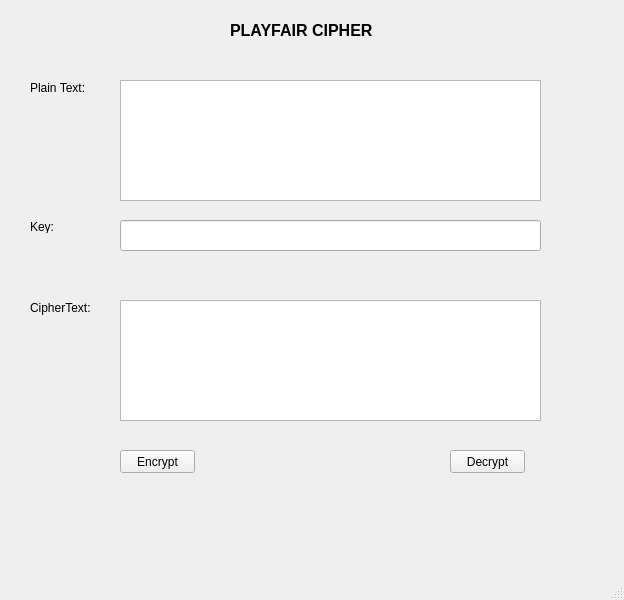
<?xml version="1.0" encoding="UTF-8"?>
<ui version="4.0">
 <class>MainWindow</class>
 <widget class="QMainWindow" name="MainWindow">
  <property name="geometry">
   <rect>
    <x>0</x>
    <y>0</y>
    <width>624</width>
    <height>600</height>
   </rect>
  </property>
  <property name="windowTitle">
   <string>MainWindow</string>
  </property>
  <widget class="QWidget" name="centralwidget">
   <widget class="QLabel" name="label">
    <property name="geometry">
     <rect>
      <x>230</x>
      <y>20</y>
      <width>171</width>
      <height>21</height>
     </rect>
    </property>
    <property name="font">
     <font>
      <pointsize>12</pointsize>
      <weight>75</weight>
      <bold>true</bold>
     </font>
    </property>
    <property name="text">
     <string>PLAYFAIR CIPHER</string>
    </property>
   </widget>
   <widget class="QPushButton" name="btn_decrypt">
    <property name="geometry">
     <rect>
      <x>450</x>
      <y>450</y>
      <width>75</width>
      <height>23</height>
     </rect>
    </property>
    <property name="text">
     <string>Decrypt</string>
    </property>
   </widget>
   <widget class="QPlainTextEdit" name="txt_cipher_text">
    <property name="geometry">
     <rect>
      <x>120</x>
      <y>300</y>
      <width>421</width>
      <height>121</height>
     </rect>
    </property>
   </widget>
   <widget class="QLabel" name="label_2">
    <property name="geometry">
     <rect>
      <x>30</x>
      <y>80</y>
      <width>61</width>
      <height>16</height>
     </rect>
    </property>
    <property name="text">
     <string>Plain Text:</string>
    </property>
   </widget>
   <widget class="QPushButton" name="btn_encrypt">
    <property name="geometry">
     <rect>
      <x>120</x>
      <y>450</y>
      <width>75</width>
      <height>23</height>
     </rect>
    </property>
    <property name="text">
     <string>Encrypt</string>
    </property>
   </widget>
   <widget class="QLabel" name="label_3">
    <property name="geometry">
     <rect>
      <x>30</x>
      <y>220</y>
      <width>47</width>
      <height>13</height>
     </rect>
    </property>
    <property name="text">
     <string>Key:</string>
    </property>
   </widget>
   <widget class="QPlainTextEdit" name="txt_plain_text">
    <property name="geometry">
     <rect>
      <x>120</x>
      <y>80</y>
      <width>421</width>
      <height>121</height>
     </rect>
    </property>
   </widget>
   <widget class="QLineEdit" name="txt_key">
    <property name="geometry">
     <rect>
      <x>120</x>
      <y>220</y>
      <width>421</width>
      <height>31</height>
     </rect>
    </property>
   </widget>
   <widget class="QLabel" name="label_4">
    <property name="geometry">
     <rect>
      <x>30</x>
      <y>300</y>
      <width>61</width>
      <height>16</height>
     </rect>
    </property>
    <property name="text">
     <string>CipherText: </string>
    </property>
   </widget>
  </widget>
  <widget class="QMenuBar" name="menubar">
   <property name="geometry">
    <rect>
     <x>0</x>
     <y>0</y>
     <width>624</width>
     <height>21</height>
    </rect>
   </property>
  </widget>
  <widget class="QStatusBar" name="statusbar"/>
 </widget>
 <resources/>
 <connections/>
</ui>
